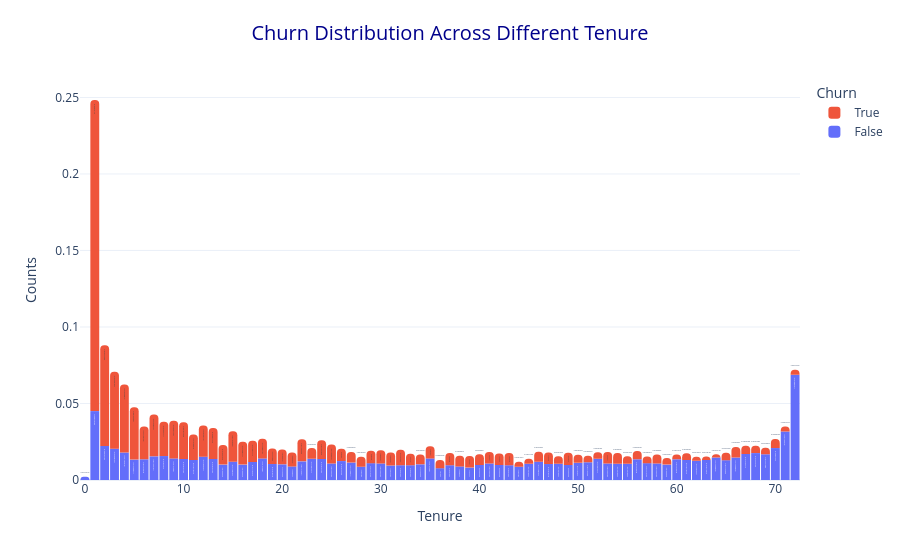

The code cell stored with this chart in its notebook:
### Markdown cell above
Question: How are events distributed over time?

### Code cell
PlotlyEDA.plot_bar_event_time_distribution(df, 'Churn', 'Tenure', False, margin_t=80).update_traces(histnorm='probability')

### Figure 1 — Plotly figure (JSON) as saved in the notebook; plotly's stock layout.template omitted (floating-point values rounded to 4 significant figures)
{"data": [{"alignmentgroup": "True", "bingroup": "x", "histfunc": "sum", "histnorm": "probability", "legendgroup": "False", "marker": {"color": "#636efa", "pattern": {"shape": ""}}, "name": "False", "nbinsx": 73, "offsetgroup": "False", "orientation": "v", "showlegend": true, "texttemplate": "%{value}", "type": "histogram", "x": [0, 1, 2, 3, 4, 5, 6, 7, 8, 9, 10, 11, 12, 13, 14, 15, 16, 17, 18, 19, 20, 21, 22, 23, 24, 25, 26, 27, 28, 29, 30, 31, 32, 33, 34, 35, 36, 37, 38, 39, 40, 41, 42, 43, 44, 45, 46, 47, 48, 49, 50, 51, 52, 53, 54, 55, 56, 57, 58, 59, 60, 61, 62, 63, 64, 65, 66, 67, 68, 69, 70, 71, 72], "xaxis": "x", "y": [11, 233, 115, 106, 93, 69, 70, 80, 81, 73, 71, 68, 79, 71, 52, 62, 52, 61, 73, 54, 53, 46, 63, 72, 71, 56, 64, 59, 45, 57, 56, 49, 50, 50, 53, 73, 40, 50, 46, 42, 51, 56, 51, 50, 45, 55, 62, 54, 55, 51, 58, 60, 72, 56, 55, 55, 70, 57, 56, 52, 70, 68, 65, 68, 76, 67, 76, 88, 91, 87, 108, 164, 356], "yaxis": "y"}, {"alignmentgroup": "True", "bingroup": "x", "histfunc": "sum", "histnorm": "probability", "legendgroup": "True", "marker": {"color": "#EF553B", "pattern": {"shape": ""}}, "name": "True", "nbinsx": 73, "offsetgroup": "True", "orientation": "v", "showlegend": true, "texttemplate": "%{value}", "type": "histogram", "x": [0, 1, 2, 3, 4, 5, 6, 7, 8, 9, 10, 11, 12, 13, 14, 15, 16, 17, 18, 19, 20, 21, 22, 23, 24, 25, 26, 27, 28, 29, 30, 31, 32, 33, 34, 35, 36, 37, 38, 39, 40, 41, 42, 43, 44, 45, 46, 47, 48, 49, 50, 51, 52, 53, 54, 55, 56, 57, 58, 59, 60, 61, 62, 63, 64, 65, 66, 67, 68, 69, 70, 71, 72], "xaxis": "x", "y": [null, 380, 123, 94, 83, 64, 40, 51, 42, 46, 45, 31, 38, 38, 24, 37, 28, 26, 24, 19, 18, 17, 27, 13, 23, 23, 15, 13, 12, 15, 16, 16, 19, 14, 12, 15, 10, 15, 13, 14, 13, 14, 14, 15, 6, 6, 12, 14, 9, 15, 10, 8, 8, 14, 13, 9, 10, 8, 11, 8, 6, 8, 5, 4, 4, 9, 13, 10, 9, 8, 11, 6, 6], "yaxis": "y"}], "layout": {"barcornerradius": 15, "bargap": 0.1, "barmode": "relative", "hovermode": "x", "legend": {"title": {"text": "Churn"}, "tracegroupgap": 0, "traceorder": "reversed"}, "margin": {"t": 80}, "title": {"text": "Churn Distribution Across Different Tenure"}, "xaxis": {"anchor": "y", "domain": [0, 1], "title": {"text": "Tenure"}}, "yaxis": {"anchor": "x", "domain": [0, 1], "title": {"text": "Counts"}}}}
